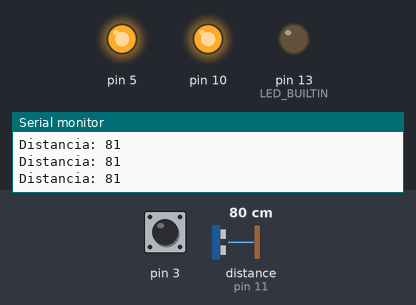
A sketch run on a simulated Arduino Uno, built with avr-gcc and run on an emulated ATmega328P. Parts: output pins drawn as LEDs (lit = HIGH), the last lines printed to the serial monitor. The test bench sets the inputs (shaded band); at power-on: distance to the obstacle (sensor on pin 11) 80 cm, pin 3 HIGH. The echo pulse lasts 58.3 µs per cm.

Above: at 1.2 s.
1.3 s: distance to the obstacle (sensor on pin 11) set to 198 cm
4.3 s: distance to the obstacle (sensor on pin 11) set to 204 cm
At 5.0 s:
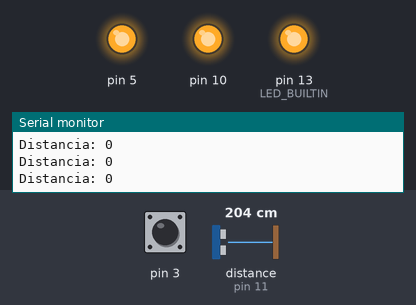
6.0 s: distance to the obstacle (sensor on pin 11) set to 2 cm
At 7.0 s:
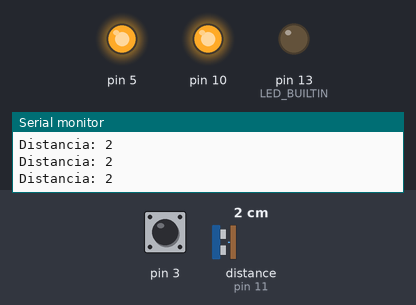
7.7 s: pin 3 pulled LOW for 0.15 s
At 8.9 s:
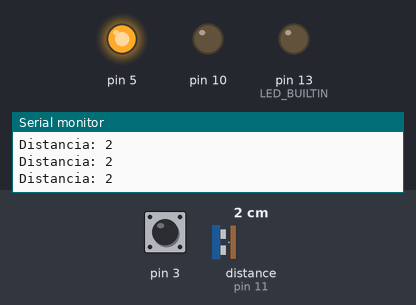
9.3 s: distance to the obstacle (sensor on pin 11) set to 5 cm
12.3 s: distance to the obstacle (sensor on pin 11) set to 8 cm
At 13.8 s:
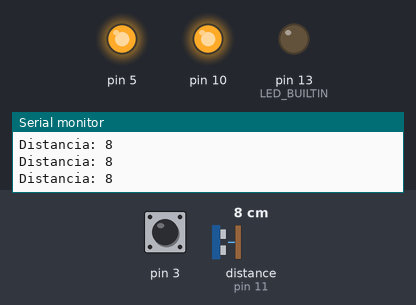
Timing chart, 0 to 15.0 s (numbered marks = the images above; inputs shaded):
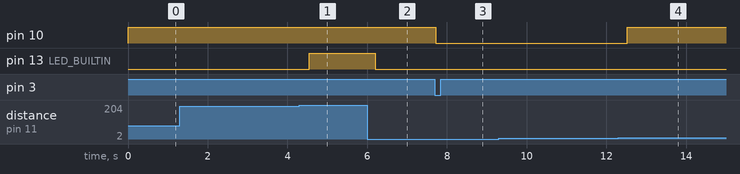

Measured:
- the behaviour switches between 200 and 201 cm on distance to the obstacle (sensor on pin 11) (found by bisection; images 0 and 1)
- the behaviour switches between 6 and 7 cm on distance to the obstacle (sensor on pin 11) (found by bisection; images 3 and 4)
- after the input at 4.3 s, pin 13 (LED_BUILTIN): LOW → HIGH after 0.25 s
- after the input at 6.0 s, pin 13 (LED_BUILTIN): HIGH → LOW after 0.20 s
- after the input at 7.7 s, pin 10: HIGH → LOW at once
- after the input at 12.3 s, pin 10: LOW → HIGH after 0.23 s

The sketch:

proyecto_maquina_elevadora_medicion_y_bocina.ino
```cpp
#include <NewPing.h>

/*Aqui se configuran los pines donde debemos conectar el sensor*/
#define TRIGGER_PIN  12
#define ECHO_PIN     11
#define MAX_DISTANCE 200

/*Crear el objeto de la clase NewPing*/
NewPing sonar(TRIGGER_PIN, ECHO_PIN, MAX_DISTANCE);

unsigned long tiempoPrendidoBocina1 = 0;
unsigned long resetMillis1 = 0;
unsigned long avanceTiempo1 = 0;
unsigned long tiempoPrendidoBocina2 = 0;
unsigned long resetMillis2 = 0;
unsigned long avanceTiempo2 = 0;
unsigned long tiempoPrendidoBocina3 = 0;
unsigned long resetMillis3 = 0;
unsigned long avanceTiempo3 = 0;

int altura_maxima_bajada=50;
int altura_intermedia_1_bajada=35;
int altura_intermedia_2_bajada=20;
int altura_minima_bajada=7;

int duracionBocina = 500;


void setup() {
 /*relé1 bocina*/
  pinMode(5, OUTPUT);
  digitalWrite(5,HIGH);

  /*relé2 final de carrera*/
  pinMode(10, OUTPUT);
  digitalWrite(10,HIGH);
  /*entrada de señal indicadora de bajada*/
  pinMode(3, INPUT_PULLUP);
  /*Entrada de señal indicadora de subida*/
  pinMode(4,INPUT_PULLUP);

  pinMode(LED_BUILTIN,OUTPUT);
  digitalWrite(LED_BUILTIN,LOW);
  /*alimentacion para contacto indicador de baja*/

  Serial.begin(9600);
}

void loop() {

  tiempoPrendidoBocina1 = millis();
  avanceTiempo1 = tiempoPrendidoBocina1 - resetMillis1;

  tiempoPrendidoBocina2 = millis();
  avanceTiempo2 = tiempoPrendidoBocina2 - resetMillis2;

  tiempoPrendidoBocina3 = millis();
  avanceTiempo3 = tiempoPrendidoBocina3 - resetMillis3;

  int uS = sonar.ping_median();

  int medidaCM = uS / US_ROUNDTRIP_CM;

  if(medidaCM==0){
   digitalWrite(LED_BUILTIN,HIGH);
  }else{
    digitalWrite(LED_BUILTIN,LOW);
  }

  if (!digitalRead(3)) {


    sonarBocinaBajada ( medidaCM, tiempoPrendidoBocina1,
                        tiempoPrendidoBocina2,
                        tiempoPrendidoBocina3,
                        avanceTiempo1,
                        avanceTiempo2,
                        avanceTiempo3 );

  }
else if(medidaCM>=altura_minima_bajada ){
  digitalWrite(10,HIGH);
  digitalWrite(5,HIGH);
}
else{
  digitalWrite(5,HIGH);
}


  Serial.print("Distancia: ");
  Serial.println(medidaCM);


}

/**********************************************************************************************************************************************************************************/

void sonarBocinaBajada (int medidaCM,
                        unsigned long tiempoPrendidoBocina1,
                        unsigned long tiempoPrendidoBocina2,
                        unsigned long tiempoPrendidoBocina3,
                        unsigned long avanceTiempo1,
                        unsigned long avanceTiempo2,
                        unsigned long avanceTiempo3 ) {


  if (!digitalRead(10)) {
    digitalWrite(5, HIGH);
  }

  if (medidaCM < altura_maxima_bajada && medidaCM >= altura_intermedia_1_bajada) {
    resetMillis2 = tiempoPrendidoBocina2;
    resetMillis3 = tiempoPrendidoBocina3;
    if (avanceTiempo1 <= duracionBocina ) {

      digitalWrite(5, LOW);
      digitalWrite(10,HIGH);
    }
    else if (avanceTiempo1 > duracionBocina && avanceTiempo1 <= duracionBocina+1500) {

      digitalWrite(5, HIGH);
      digitalWrite(10,HIGH);

    } else {
      resetMillis1 = tiempoPrendidoBocina1;
    }
  }
  else if (medidaCM < altura_intermedia_1_bajada && medidaCM >= altura_intermedia_2_bajada) {

    resetMillis1 = tiempoPrendidoBocina1;
    resetMillis3 = tiempoPrendidoBocina3;

    if (avanceTiempo2 <= duracionBocina ) {

      digitalWrite(5, LOW);
      digitalWrite(10,HIGH);
    }
    else if (avanceTiempo2 > duracionBocina && avanceTiempo2 <= duracionBocina+500) {

      digitalWrite(5, HIGH);
      digitalWrite(10,HIGH);

    } else {
      resetMillis2 = tiempoPrendidoBocina2;
    }
  } else if (medidaCM < altura_intermedia_2_bajada && medidaCM >= altura_minima_bajada ) {
    resetMillis1 = tiempoPrendidoBocina1;
    resetMillis2 = tiempoPrendidoBocina2;
    digitalWrite(5, LOW);
    digitalWrite(10,HIGH);
  }
  else if (medidaCM < altura_minima_bajada&&medidaCM>0) {
    digitalWrite(5, HIGH);
    digitalWrite(10, LOW);
    resetMillis1 = tiempoPrendidoBocina1;
    resetMillis2 = tiempoPrendidoBocina2;
    resetMillis3 = tiempoPrendidoBocina3;
  }
  else {

    digitalWrite(5, HIGH);
    digitalWrite(10, HIGH);
    resetMillis1 = tiempoPrendidoBocina1;
    resetMillis2 = tiempoPrendidoBocina2;
    resetMillis3 = tiempoPrendidoBocina3;
  }
}

void sonarBocinaSubida (int medidaCM,
                        unsigned long tiempoPrendidoBocina1,
                        unsigned long tiempoPrendidoBocina2,
                        unsigned long tiempoPrendidoBocina3,
                        unsigned long avanceTiempo1,
                        unsigned long avanceTiempo2,
                        unsigned long avanceTiempo3 ) {

  if (digitalRead(10)) {
    digitalWrite(5, HIGH);
  }

  if (medidaCM < 100 ) {
    digitalWrite(5, LOW);
    digitalWrite(10, LOW);

  }

  else {

    digitalWrite(5, HIGH);
    digitalWrite(10, LOW);
    resetMillis1 = tiempoPrendidoBocina1;
    resetMillis2 = tiempoPrendidoBocina2;
    resetMillis3 = tiempoPrendidoBocina3;
  }
}
```
